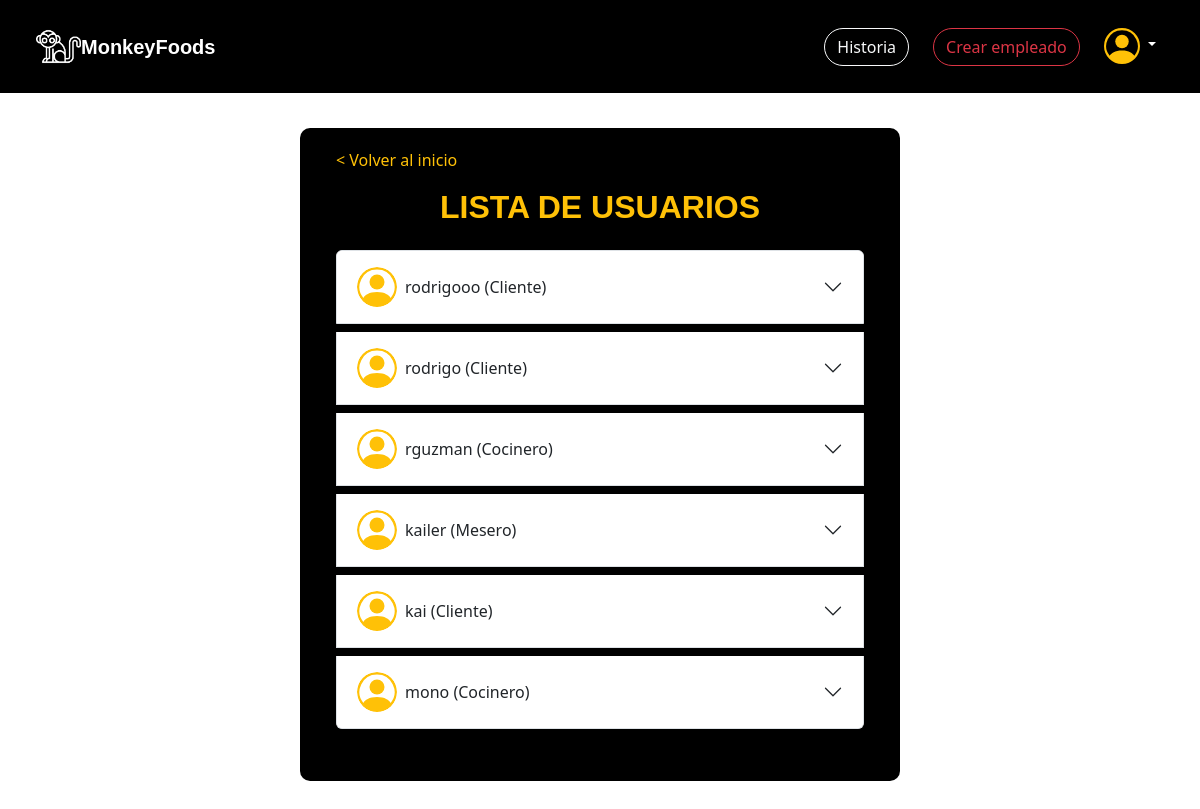
Page /perfil/admin-usuarios/ (signed in) on the earlier database version.
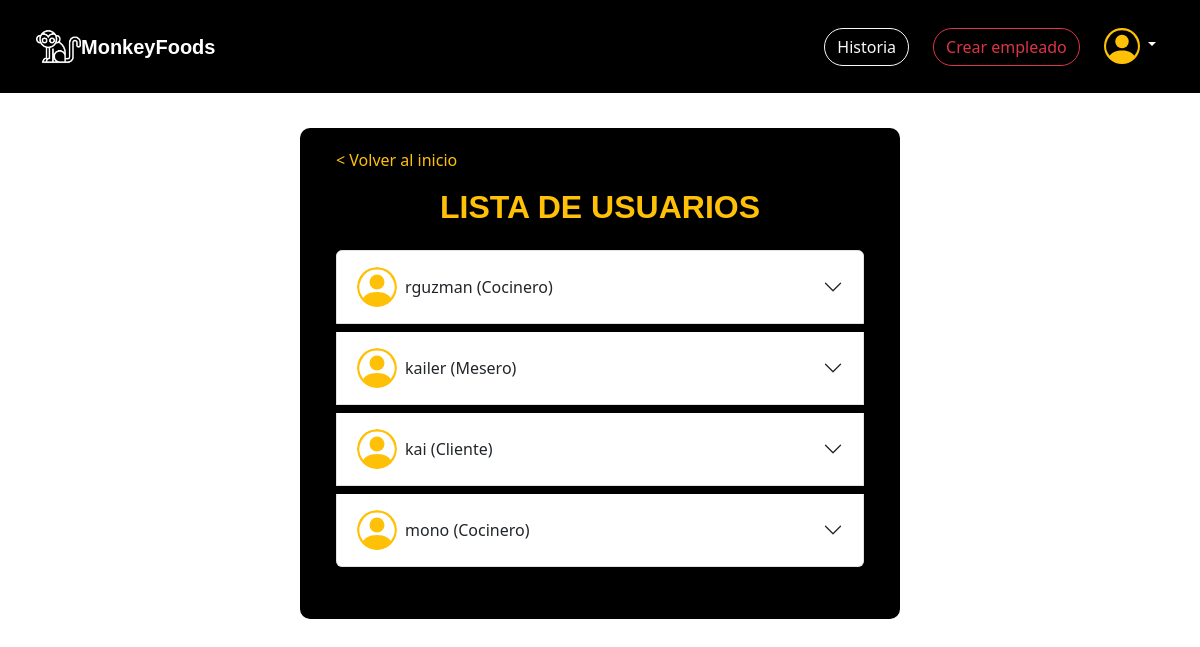
Same page on the later database version.
### apps/registrar/models.py (models this page shows, shortened)
class CustomUser(AbstractUser):
    ROL_CHOICES = (
        (1, 'Cliente'),
        (2, 'Mesero'),
        (3, 'Cocinero'),
        (4, 'Administrador'),
    )
    rol = models.PositiveSmallIntegerField(choices=ROL_CHOICES, default=1)
    foto_perfil = models.ImageField(upload_to='fotos_perfil/', blank=True, null=True)

### apps/perfil/views.py (the view)
# urls.py: path('admin-usuarios/', views.admin_usuarios, name='admin_usuarios'),
@login_required
@user_passes_test(es_admin)
def admin_usuarios(request):
    usuarios = CustomUser.objects.exclude(pk=request.user.pk)
    return render(request, 'perfil/admin_usuarios.html', {'usuarios': usuarios})

### apps/perfil/views.py (called while the page is built)
def es_admin(user):
    return user.is_authenticated and user.rol == 4

### apps/perfil/templates/perfil/admin_usuarios.html (shortened to what this page needs)
{% load static %}
<!DOCTYPE html>
<html lang="es">
<head>
    <link href="https://cdn.jsdelivr.net/npm/bootstrap@5.3.3/dist/css/bootstrap.min.css" rel="stylesheet"
>
    <link rel="stylesheet" href="https://cdn.jsdelivr.net/npm/bootstrap-icons@1.11.3/font/bootstrap-icons.min.css">
    <link rel="stylesheet" href="{% static 'perfil/css/styles.css' %}">
</head>
<body class="body-fondo">
    <nav class="navbar navbar-expand-lg bg-body-primary navbar-settings p-4">
        <div class="container-fluid">
            <a href="{% url 'index' %}">
                <img style="width: 45px; height: 45px;" src="{% static 'home/img/mono-blanco.png' %}" alt="marca">
                <a class="navbar-brand marca" href="{% url 'index' %}">MonkeyFoods</a>
            </a>
            <div class="collapse navbar-collapse" id="navbarSupportedContent">
                {% if request.user.is_authenticated %}
                <form class="d-flex gap-4" role="search">
                    <a href="{% url 'historia' %}">
                        <button class="btn btn-outline-light history" type="button">Historia</button>
                    </a>
                    {% if request.user.rol == 4 %}
                    <a href="{% url 'crear_empleado' %}">
                        <button class="btn btn-outline-danger history" type="button">Crear empleado</button>
                    </a>
                    {% endif %}
                    <div class="nav-item dropdown dropdown-perfil me-2">
                        <a class="nav-link dropdown-toggle" href="#" role="button" data-bs-toggle="dropdown">
                        </a>
                    </div>
                </form>
                {% endif %}
            </div>
        </div>
    </nav>
    {% block content %}
    <div class="form-container">
        <div class="container mb-4 px-3">
            <div class="text-start mb-3">
                <a href="{% url 'index' %}" class="boton-volver d-inline-block">
                    <p class="mb-0">&lt; Volver al inicio</p>
                </a>
            </div>
            <h2 class="text-center mb-4"
                style="font-family: 'Century Gothic', sans-serif; font-weight: bolder; color: #ffc107">
                LISTA DE USUARIOS
            </h2>
            <div class="accordion" id="accordionUsuarios">
                {% for u in usuarios %}
                <div class="accordion-item mb-2">
                    <h2 class="accordion-header" id="heading{{ u.id }}">
                        <button class="accordion-button collapsed d-flex flex-wrap align-items-center gap-2"
                            type="button" data-bs-toggle="collapse" data-bs-target="#collapse{{ u.id }}">
                            <span>{{ u.username }} ({{ u.get_rol_display }})</span>
                        </button>
                    </h2>
                </div>
                {% empty %}
                <p class="text-center text-muted fst-italic mt-4" style="font-size: 18px;">
                    No hay otros usuarios registrados.
                </p>
                {% endfor %}
            </div>
        </div>
    </div>
    {% endblock %}
</body>
</html>

Differences in the rows shown:
removed CustomUser: username "rodrigooo", rol "Cliente"
removed CustomUser: username "rodrigo", rol "Cliente"
